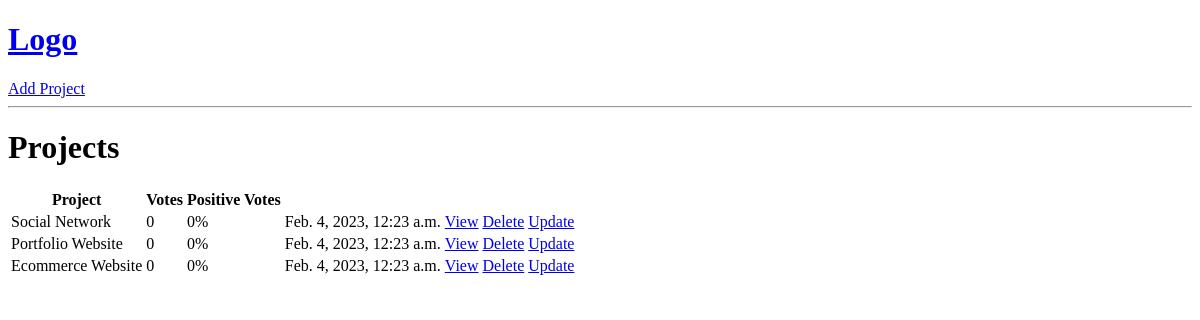
The app's page /, older data.
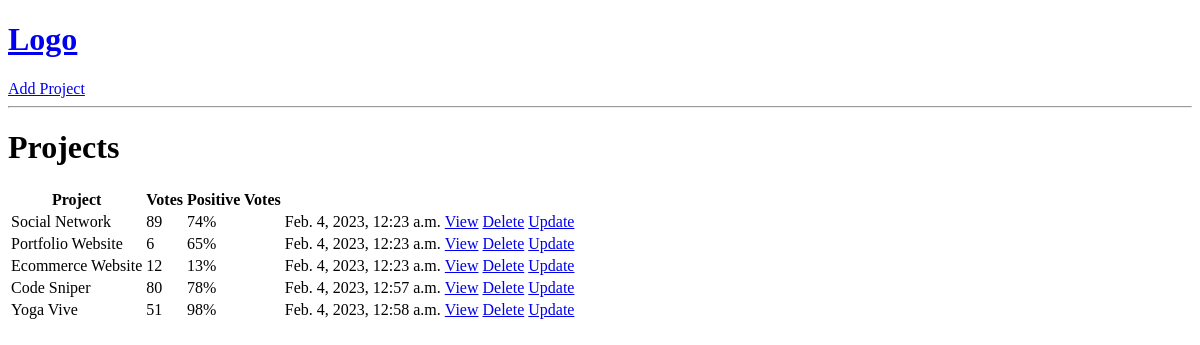
The same page, newer data.
### projects/models.py (models this page shows, shortened)
class Project(models.Model):
    title = models.CharField(max_length=200)
    description = models.TextField(null=True, blank=True)
    demo_link = models.CharField(max_length=2000, null=True, blank=True)
    source_link = models.CharField(max_length=2000, null=True, blank=True)
    tags = models.ManyToManyField('Tag', blank=True)
    vote_total = models.IntegerField(default=0, null=True, blank=True)
    vote_ratio = models.IntegerField(default=0, null=True, blank=True)
    created = models.DateTimeField(auto_now_add=True)
    id = models.UUIDField(default=uuid.uuid4, unique=True,
                          primary_key=True, editable=False)

### projects/views.py (the view)
# urls.py: path('', include('projects.urls'))
def projects(request):
    projects = Project.objects.all()
    context = {'projects': projects}
    return render(request, 'projects/html/projects.html', context)

### projects/templates/projects/html/projects.html
{% extends 'html/main.html' %}
{% block content %}
    <h1>Projects</h1>
    <table>
    <tr>
        <th>Project</th>
        <th>Votes</th>
        <th>Positive Votes</th>
        <th></th>
    </tr>
    {% for project in projects%}
    <tr>
    <td>{{ project.title }}</td>
    <td>{{ project.vote_total }}</td>
    <td>{{ project.vote_ratio }}%</td>
        <td>{{ project.created }}</td>
        <td><a href="/project/{{ project.id }}">View</a></td>
            <td><a href="{% url 'delete_project' project.id %}">Delete</a></td>
    <td><a href="{% url 'update_project' project.id %}">Update</a></td>
    </tr>
    {% endfor %}
    </table>
{% endblock content %}

### templates/html/main.html (shortened to what this page needs)
<!DOCTYPE html>
<html lang="en">
<head>
</head>
<body>
{% include 'html/navbar.html' %}
{% block content %}
{% endblock content %}
</body>
</html>

### templates/html/navbar.html
<a href="{% url 'projects' %}"><h1>Logo</h1></a>
<a href="/create_project/">Add Project</a>
<hr>

Row changes from the older to the newer data that the page shows:
changed Project "Social Network": vote_total "0" → "89"; vote_ratio "0" → "74"
changed Project "Portfolio Website": vote_total "0" → "6"; vote_ratio "0" → "65"
changed Project "Ecommerce Website": vote_total "0" → "12"; vote_ratio "0" → "13"
added Project: title "Code Sniper", vote_total "80", vote_ratio "78", created "Feb. 4, 2023, 12:57 a.m."
added Project: title "Yoga Vive", vote_total "51", vote_ratio "98", created "Feb. 4, 2023, 12:58 a.m."
